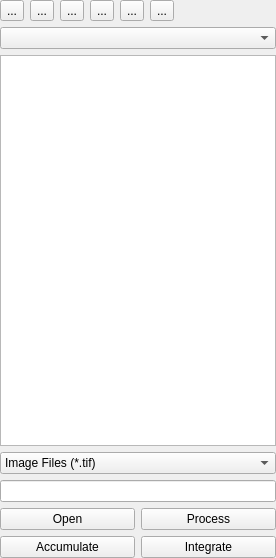
<?xml version="1.0" encoding="UTF-8"?>
<ui version="4.0">
 <class>QcepFileBrowserWidget</class>
 <widget class="QWidget" name="QcepFileBrowserWidget">
  <property name="geometry">
   <rect>
    <x>0</x>
    <y>0</y>
    <width>276</width>
    <height>558</height>
   </rect>
  </property>
  <property name="windowTitle">
   <string>Form</string>
  </property>
  <layout class="QGridLayout" name="gridLayout">
   <property name="leftMargin">
    <number>0</number>
   </property>
   <property name="topMargin">
    <number>0</number>
   </property>
   <property name="rightMargin">
    <number>0</number>
   </property>
   <property name="bottomMargin">
    <number>0</number>
   </property>
   <item row="0" column="0" colspan="2">
    <layout class="QHBoxLayout" name="horizontalLayout">
     <item>
      <widget class="QToolButton" name="m_PrevDirectoryButton">
       <property name="toolTip">
        <string>Return to previous directory</string>
       </property>
       <property name="text">
        <string>...</string>
       </property>
       <property name="icon">
        <iconset resource="qxrdresources.qrc">
         <normaloff>:/images/go-left.png</normaloff>:/images/go-left.png</iconset>
       </property>
      </widget>
     </item>
     <item>
      <widget class="QToolButton" name="m_UpDirectoryButton">
       <property name="toolTip">
        <string>Change directory up one level</string>
       </property>
       <property name="text">
        <string>...</string>
       </property>
       <property name="icon">
        <iconset resource="qxrdresources.qrc">
         <normaloff>:/images/go-up.png</normaloff>:/images/go-up.png</iconset>
       </property>
      </widget>
     </item>
     <item>
      <widget class="QToolButton" name="m_ChangeDirectoryButton">
       <property name="toolTip">
        <string>Select a new directory</string>
       </property>
       <property name="text">
        <string>...</string>
       </property>
       <property name="icon">
        <iconset resource="qxrdresources.qrc">
         <normaloff>:/images/fileopen.png</normaloff>:/images/fileopen.png</iconset>
       </property>
      </widget>
     </item>
     <item>
      <widget class="QToolButton" name="m_HomeDirectoryButton">
       <property name="toolTip">
        <string>Change to home directory</string>
       </property>
       <property name="text">
        <string>...</string>
       </property>
       <property name="icon">
        <iconset resource="qxrdresources.qrc">
         <normaloff>:/images/go-home.png</normaloff>:/images/go-home.png</iconset>
       </property>
      </widget>
     </item>
     <item>
      <widget class="QToolButton" name="m_AcquisitionDirectoryButton">
       <property name="toolTip">
        <string>Change to acquisition output directory</string>
       </property>
       <property name="text">
        <string>...</string>
       </property>
       <property name="icon">
        <iconset resource="qxrdresources.qrc">
         <normaloff>:/images/system-run.png</normaloff>:/images/system-run.png</iconset>
       </property>
      </widget>
     </item>
     <item>
      <widget class="QToolButton" name="m_RefreshButton">
       <property name="toolTip">
        <string>Refresh directory listing</string>
       </property>
       <property name="text">
        <string>...</string>
       </property>
       <property name="icon">
        <iconset resource="qxrdresources.qrc">
         <normaloff>:/images/view-refresh.png</normaloff>:/images/view-refresh.png</iconset>
       </property>
      </widget>
     </item>
     <item>
      <spacer name="horizontalSpacer">
       <property name="orientation">
        <enum>Qt::Horizontal</enum>
       </property>
       <property name="sizeHint" stdset="0">
        <size>
         <width>77</width>
         <height>20</height>
        </size>
       </property>
      </spacer>
     </item>
    </layout>
   </item>
   <item row="1" column="0" colspan="2">
    <widget class="QComboBox" name="m_RootDirectoryCombo"/>
   </item>
   <item row="2" column="0" colspan="2">
    <widget class="QcepFileBrowserView" name="m_FileBrowser">
     <property name="alternatingRowColors">
      <bool>true</bool>
     </property>
     <property name="selectionBehavior">
      <enum>QAbstractItemView::SelectRows</enum>
     </property>
     <property name="showGrid">
      <bool>false</bool>
     </property>
     <property name="sortingEnabled">
      <bool>true</bool>
     </property>
     <attribute name="verticalHeaderVisible">
      <bool>false</bool>
     </attribute>
    </widget>
   </item>
   <item row="3" column="0" colspan="2">
    <widget class="QComboBox" name="m_FilterChoices">
     <item>
      <property name="text">
       <string>Image Files (*.tif)</string>
      </property>
     </item>
     <item>
      <property name="text">
       <string>Processed Files (*nnnnn.tif)</string>
      </property>
     </item>
     <item>
      <property name="text">
       <string>Raw Image Files (*.raw.tif)</string>
      </property>
     </item>
     <item>
      <property name="text">
       <string>Dark Image Files (*.dark.tif)</string>
      </property>
     </item>
     <item>
      <property name="text">
       <string>Integrated Data Files (*.avg)</string>
      </property>
     </item>
     <item>
      <property name="text">
       <string>Metadata Files (*.metadata)</string>
      </property>
     </item>
     <item>
      <property name="text">
       <string>All Files (*)</string>
      </property>
     </item>
    </widget>
   </item>
   <item row="4" column="0" colspan="2">
    <widget class="QLineEdit" name="m_FileSelector">
     <property name="toolTip">
      <string>File filter</string>
     </property>
    </widget>
   </item>
   <item row="5" column="0">
    <widget class="QPushButton" name="m_OpenButton">
     <property name="toolTip">
      <string>Open selected files</string>
     </property>
     <property name="text">
      <string>Open</string>
     </property>
    </widget>
   </item>
   <item row="5" column="1">
    <widget class="QPushButton" name="m_ProcessButton">
     <property name="toolTip">
      <string>Process selected files</string>
     </property>
     <property name="text">
      <string>Process</string>
     </property>
    </widget>
   </item>
   <item row="6" column="0">
    <widget class="QPushButton" name="m_AccumulateButton">
     <property name="toolTip">
      <string>Accumulate (sum) selected files</string>
     </property>
     <property name="text">
      <string>Accumulate</string>
     </property>
    </widget>
   </item>
   <item row="6" column="1">
    <widget class="QPushButton" name="m_IntegrateButton">
     <property name="toolTip">
      <string>Integrate selected files</string>
     </property>
     <property name="text">
      <string>Integrate</string>
     </property>
    </widget>
   </item>
  </layout>
 </widget>
 <customwidgets>
  <customwidget>
   <class>QcepFileBrowserView</class>
   <extends>QTableView</extends>
   <header>qcepfilebrowserview.h</header>
  </customwidget>
 </customwidgets>
 <resources>
  <include location="qxrdresources.qrc"/>
 </resources>
 <connections/>
</ui>
